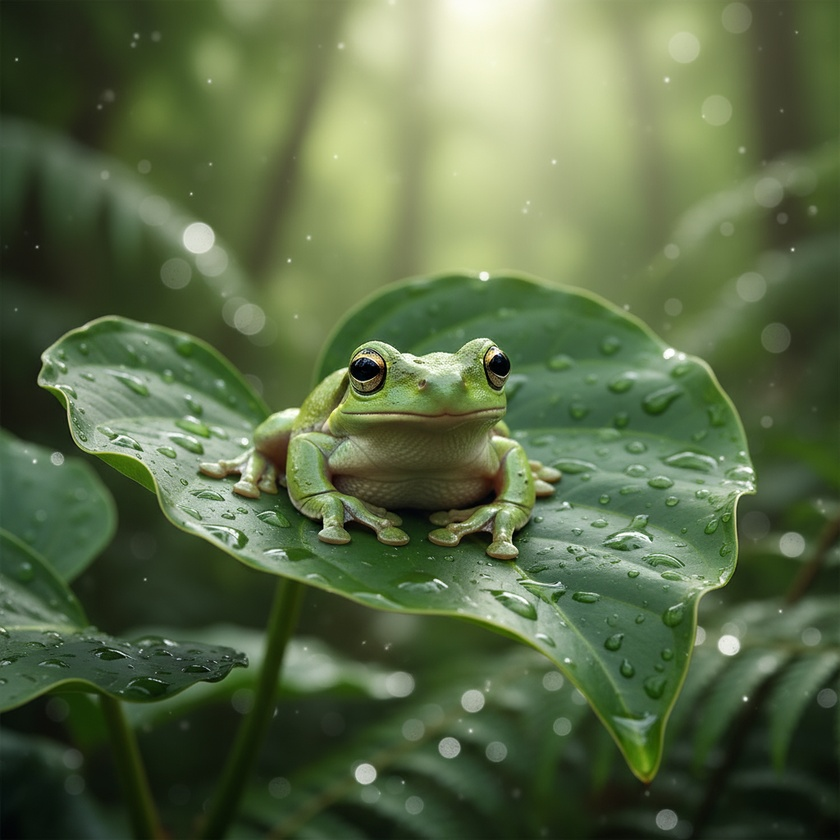
#> input picture src/rawnind/tests/test_data/Moor_frog_bl.jpg, 840 x 840 px, shrunk from 1024 x 1024 before the run
$ python mk_combined_mosaic.py --mosaic_bayer ../tests/test_data/Moor_frog_bl.jpg --mosaic_xtrans ../tests/test_data/Moor_frog_bl.jpg
#> lines starting #> are read from the running program, lines starting #| are printed output that depends on the picture
#!/usr/bin/env python3
"""
Mosaic Image Combiner for Research Figure Generation

This script combines two mosaic images (Bayer and X-Trans) vertically with a dotted
line separator, creating a visual comparison figure suitable for academic papers and
presentations. It handles image loading, width normalization, and proper alignment
between the two images with a visually appealing separator.

The script is designed specifically for the RawNIND dataset paper to illustrate
the different types of sensor color filter array patterns (Bayer vs. X-Trans) and
their respective image collections. The resulting combined image provides an at-a-glance
visual comparison of both filter array types.

Features:
- Handles transparent PNG inputs while preserving transparency
- Automatically crops images to match widths for perfect alignment
- Creates a professional dotted line separator between images
- Provides a clean command-line interface with sensible defaults
- Robust error handling for image loading and saving operations

Usage:
    python mk_combined_mosaic.py [--mosaic_bayer PATH] [--mosaic_xtrans PATH] [--output PATH]

Default paths point to the standard RawNIND dataset locations, but can be overridden
with command-line arguments for custom visualizations.
"""

from PIL import Image, ImageDraw


def load_image(path):
    """
    Loads an image from the given path and converts it to RGBA mode.

    This function opens an image file and explicitly converts it to RGBA mode to ensure
    transparency support throughout the image processing pipeline. It includes error
    handling to catch issues like missing files or corrupt image data.

    Parameters:
    - path (str): Path to the image file (typically a PNG file)

    Returns:
    - PIL.Image.Image: Loaded image in RGBA mode, or None if loading failed

    Note:
    - The conversion to RGBA ensures consistent handling of transparency
    - Error messages are printed to console if loading fails
    - Returns None instead of raising exceptions to allow graceful error handling
    """
#> called with path = '../tests/test_data/Moor_frog_bl.jpg'
    try:
        img = Image.open(path).convert("RGBA")
        return img
    except Exception as e:
        print(f"Error loading image {path}: {e}")
        return None


def crop_to_width(image, target_width):
    """
    Crops the width of the image to match the target width with center alignment.

    This function is used to normalize the widths of two images for proper vertical
    stacking. It crops the image symmetrically from both sides to maintain center
    alignment of the visual content.

    The function:
    - Only crops if the image is wider than the target width
    - Crops equally from both left and right sides
    - Preserves the original height and aspect ratio
    - Returns the original image unmodified if it's already narrower than target_width

    Parameters:
    - image (PIL.Image.Image): Image to crop
    - target_width (int): Desired width in pixels

    Returns:
    - PIL.Image.Image: Cropped image with width equal to target_width (or original
                      image if no cropping was needed)

    Example:
        If image is 1000px wide and target_width is 800px, the function will crop
        100px from the left side and 100px from the right side.
    """
    if image.width > target_width:
        # Calculate crop boundaries (center-aligned)
        left = (image.width - target_width) // 2
        right = left + target_width

        # Crop the image (preserving full height)
        return image.crop((left, 0, right, image.height))

    # Return original image if it's already narrower than target_width
    return image


def create_dotted_line(
    draw, start, end, line_width=2, dot_spacing=10, fill=(0, 0, 0, 255)
):
    """
    Draws a horizontal dotted line between start and end points.

    This function creates a visually appealing dotted line by alternating drawn segments
    with blank spaces. The implementation specifically:
    - Only works with horizontal lines (ignores y-coordinate differences)
    - Creates line segments of length dot_spacing
    - Leaves gaps of length dot_spacing between segments
    - Supports RGBA colors for the line (including transparency)

    The dotted line is primarily used as a visual separator between the Bayer and
    X-Trans mosaic images in the combined figure.

    Parameters:
    - draw (PIL.ImageDraw.Draw): ImageDraw object to draw on
    - start (tuple): (x, y) starting point coordinates
    - end (tuple): (x, y) ending point coordinates (only x is used)
    - line_width (int): Thickness of the dotted line in pixels
    - dot_spacing (int): Length of each dash and each gap in pixels
    - fill (tuple): RGBA color of the line, default is opaque black (0, 0, 0, 255)

    Returns:
    - None: The function modifies the draw object in-place

    Note:
    - For a more dense dotted pattern, decrease dot_spacing
    - For a more sparse dotted pattern, increase dot_spacing
    - The pattern starts with a drawn segment and ends with either a segment or gap
      depending on the overall line length
    """
    x_start, y = start
    x_end, _ = end
    for x in range(x_start, x_end, dot_spacing * 2):
        draw.line([(x, y), (x + dot_spacing, y)], fill=fill, width=line_width)


def combine_images_with_dotted_line(mosaic_bayer_path, mosaic_xtrans_path, output_path):
    """
    Combines two mosaic images stacked vertically with a horizontal dotted line separator.

    This function handles the main workflow for creating a combined image:
    1. Loads both input images (Bayer and X-Trans mosaics)
    2. Normalizes their widths by center-cropping the wider image
    3. Calculates the precise positioning to ensure perfect alignment
    4. Creates a new image with appropriate dimensions
    5. Adds a dotted line separator between the images
    6. Saves the result as a PNG file

    The function maintains transparency throughout the process if the input images
    have alpha channels, but saves the final result as RGB for maximum compatibility.

    Parameters:
    - mosaic_bayer_path (str): Path to the Bayer pattern mosaic image (placed on top)
    - mosaic_xtrans_path (str): Path to the X-Trans pattern mosaic image (placed on bottom)
    - output_path (str): Path to save the combined image (saved as PNG)

    Returns:
    - None: The function has no return value but saves the combined image to disk
           and prints status messages about the operation

    Notes:
    - Assumes both input images are PNG files with similar aspect ratios
    - If image loading fails, the function will print an error message and exit
    - Slight (1px) overlaps are used to ensure no white gaps appear at the dotted line
    """
    # Load images
    img_bayer = load_image(mosaic_bayer_path)
    img_xtrans = load_image(mosaic_xtrans_path)

    if img_bayer is None or img_xtrans is None:
        print("One or both images could not be loaded. Exiting.")
        return

    # Find the smaller width and crop both images to match
    target_width = min(img_bayer.width, img_xtrans.width)
#> target_width = 840
    img_bayer = crop_to_width(img_bayer, target_width)
    img_xtrans = crop_to_width(img_xtrans, target_width)

    # Determine the width and height of the combined image
    dotted_line_height = 4  # Thickness of the dotted line
    combined_width = target_width
#> combined_width = 840
    combined_height = (
        img_bayer.height + img_xtrans.height + dotted_line_height - 1
    )  # Adjust for seamless alignment
#> combined_height = 1683

    # Create a new transparent image
    combined_image = Image.new(
        "RGBA", (combined_width, combined_height), (255, 255, 255, 0)
    )

    # Paste Bayer image on the top
    combined_image.paste(img_bayer, (0, 0), img_bayer)
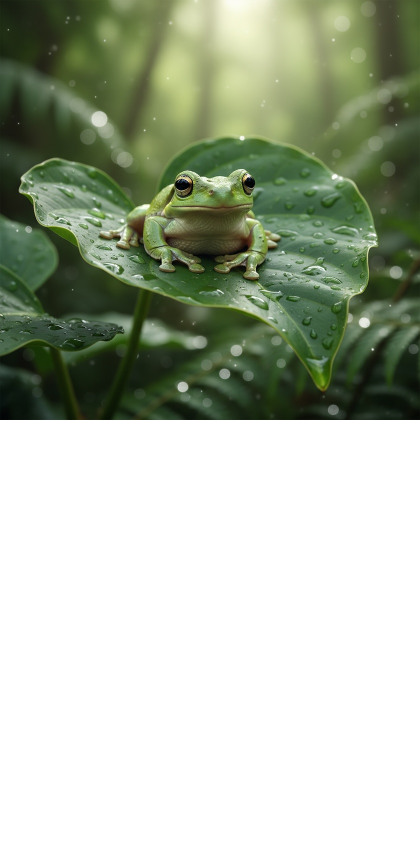
#> combined_image: PIL image 840x1683 RGBA (shown at 1/2 size); mean R, G, B, A 172.4, 181, 163.1, 127.3; transparent parts drawn white

    # Draw the dotted line
    draw = ImageDraw.Draw(combined_image)
    line_y = (
        img_bayer.height + 1
    )  # Slight overlap with the bottom row of the Bayer image
#> line_y = 841
    create_dotted_line(
        draw,
        (0, line_y),
        (combined_width, line_y),
        line_width=dotted_line_height,
        dot_spacing=15,
    )

    # Paste X-Trans image on the bottom
    xtrans_y_position = (
        img_bayer.height + dotted_line_height - 1
    )  # Align perfectly with the dotted line
#> xtrans_y_position = 843
    combined_image.paste(img_xtrans, (0, xtrans_y_position), img_xtrans)
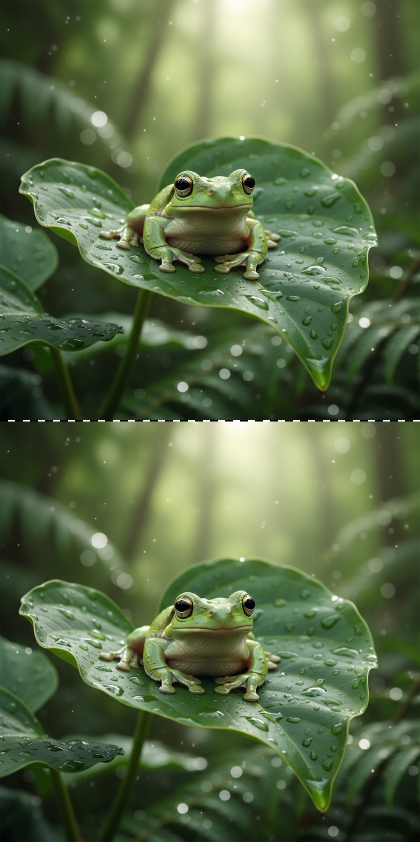
#> combined_image: PIL image 840x1683 RGBA (shown at 1/2 size); mean R, G, B, A 89.6, 106.8, 70.9, 254.8; transparent parts drawn white

    # Save the combined image
    try:
        final_image = combined_image.convert("RGB")
        final_image.save(output_path)
        print(f"Combined image saved to {output_path}.")
    except Exception as e:
        print(f"Failed to save combined image: {e}")


# -----------------------------------------------------------------------------
# Main Execution Block
# -----------------------------------------------------------------------------

if __name__ == "__main__":
    import argparse

    # -----------------------------------------------------------------------------
    # Command-line Interface Setup
    # -----------------------------------------------------------------------------

    # Create parser with descriptive help text
    parser = argparse.ArgumentParser(
        description="Combine two mosaic images stacked vertically with a dotted line separator.",
        epilog="Example: python mk_combined_mosaic.py --output combined.png",
    )

    # Input paths for the mosaic images
    # Default paths point to the standard locations in the RawNIND dataset
    parser.add_argument(
        "--mosaic_bayer",
        type=str,
        default="/orb/benoit_phd/datasets/RawNIND/Thumbnails/mosaic_Bayer.png",
        help="Path to the Bayer mosaic image (placed on top).",
    )
    parser.add_argument(
        "--mosaic_xtrans",
        type=str,
        default="/orb/benoit_phd/datasets/RawNIND/Thumbnails/mosaic_X-Trans.png",
        help="Path to the X-Trans mosaic image (placed on bottom).",
    )

    # Output path for the combined image
    parser.add_argument(
        "--output",
        type=str,
        default="/orb/benoit_phd/datasets/RawNIND/Thumbnails/combined_vertical_mosaic.png",
        help="Output path for the combined mosaic image (PNG format).",
    )

    # Parse command-line arguments
    args = parser.parse_args()

    # -----------------------------------------------------------------------------
    # Execute Image Combination
    # -----------------------------------------------------------------------------

    # Call the main function with the provided paths
    # The function handles all image loading, processing, and saving
    combine_images_with_dotted_line(
        mosaic_bayer_path=args.mosaic_bayer,    # Top image (Bayer pattern)
        mosaic_xtrans_path=args.mosaic_xtrans,  # Bottom image (X-Trans pattern)
        output_path=args.output,                # Path to save the combined result
    )

    # Note: The function will print success/error messages to console

$ run again, on tmp/inimg/(0.4973907768726349, 0.28913643956184387, 8149.25048828125).png
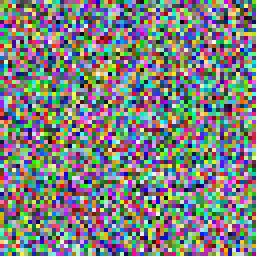
#> input picture tmp/inimg/(0.4973907768726349, 0.28913643956184387, 8149.25048828125).png, 64 x 64 px (shown 4 times larger)
#> in combine_images_with_dotted_line, `combined_image.paste(img_bayer, (0, 0), img_bayer)`:
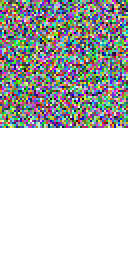
#> combined_image: PIL image 64x131 RGBA (shown 2 times larger); mean R, G, B, A 191.5, 192.7, 192.4, 124.6; transparent parts drawn white
#> in combine_images_with_dotted_line, `combined_image.paste(img_xtrans, (0, xtrans_y_position), img_xtrans)`:
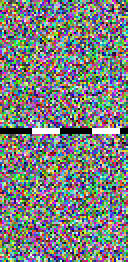
#> combined_image: PIL image 64x131 RGBA (shown 2 times larger); mean R, G, B, A 124.6, 127.2, 126.4, 252.4; transparent parts drawn white

$ run again, on tmp/inimg/(0.4977627396583557, 0.2898726463317871, 8155.3447265625).png
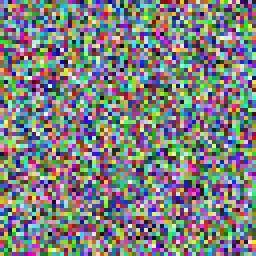
#> input picture tmp/inimg/(0.4977627396583557, 0.2898726463317871, 8155.3447265625).png, 64 x 64 px (shown 4 times larger)
#> in combine_images_with_dotted_line, `combined_image.paste(img_bayer, (0, 0), img_bayer)`:
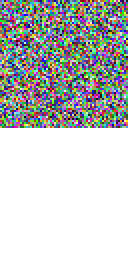
#> combined_image: PIL image 64x131 RGBA (shown 2 times larger); mean R, G, B, A 191.4, 193.1, 192.1, 124.6; transparent parts drawn white
#> in combine_images_with_dotted_line, `combined_image.paste(img_xtrans, (0, xtrans_y_position), img_xtrans)`:
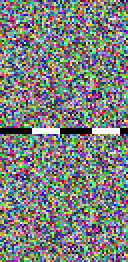
#> combined_image: PIL image 64x131 RGBA (shown 2 times larger); mean R, G, B, A 124.5, 128, 126, 252.4; transparent parts drawn white
